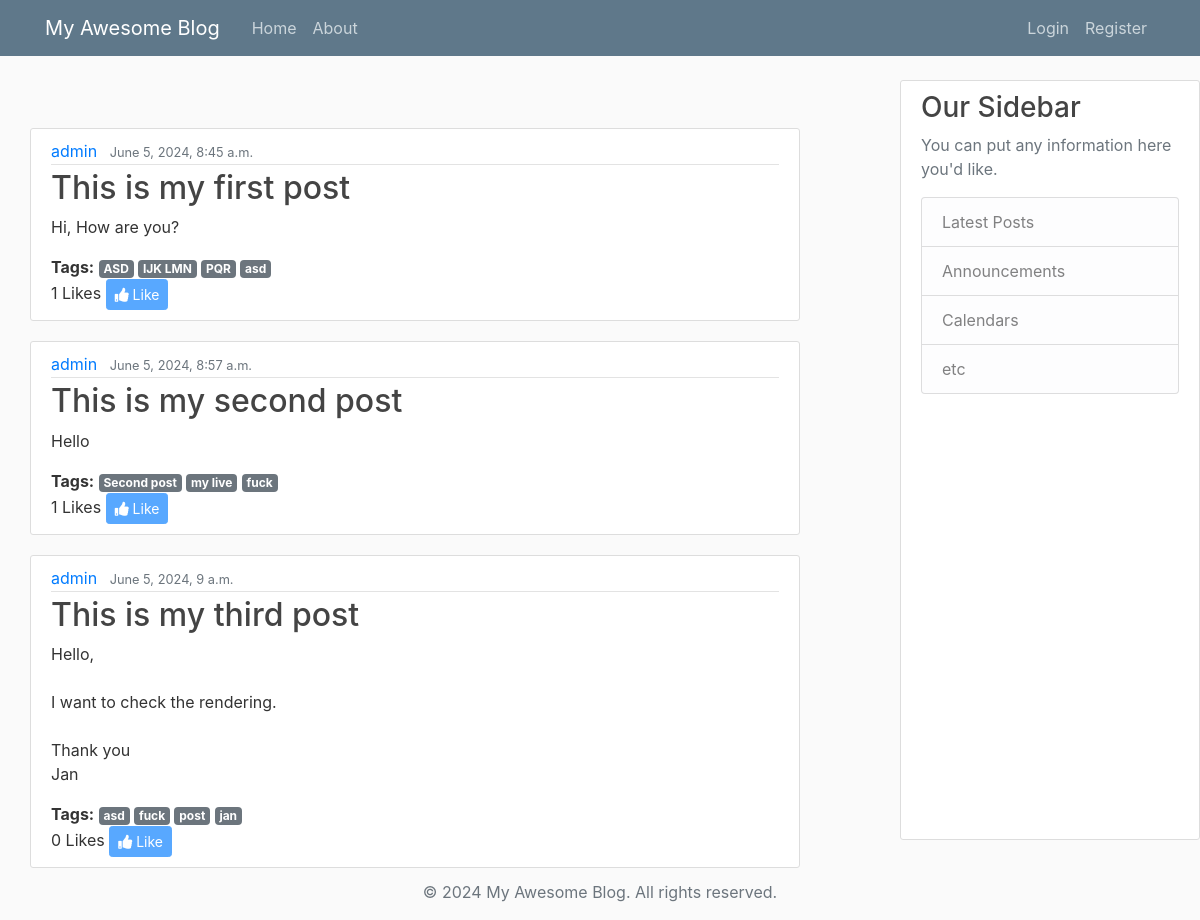
/, run on an earlier commit of the app's database.
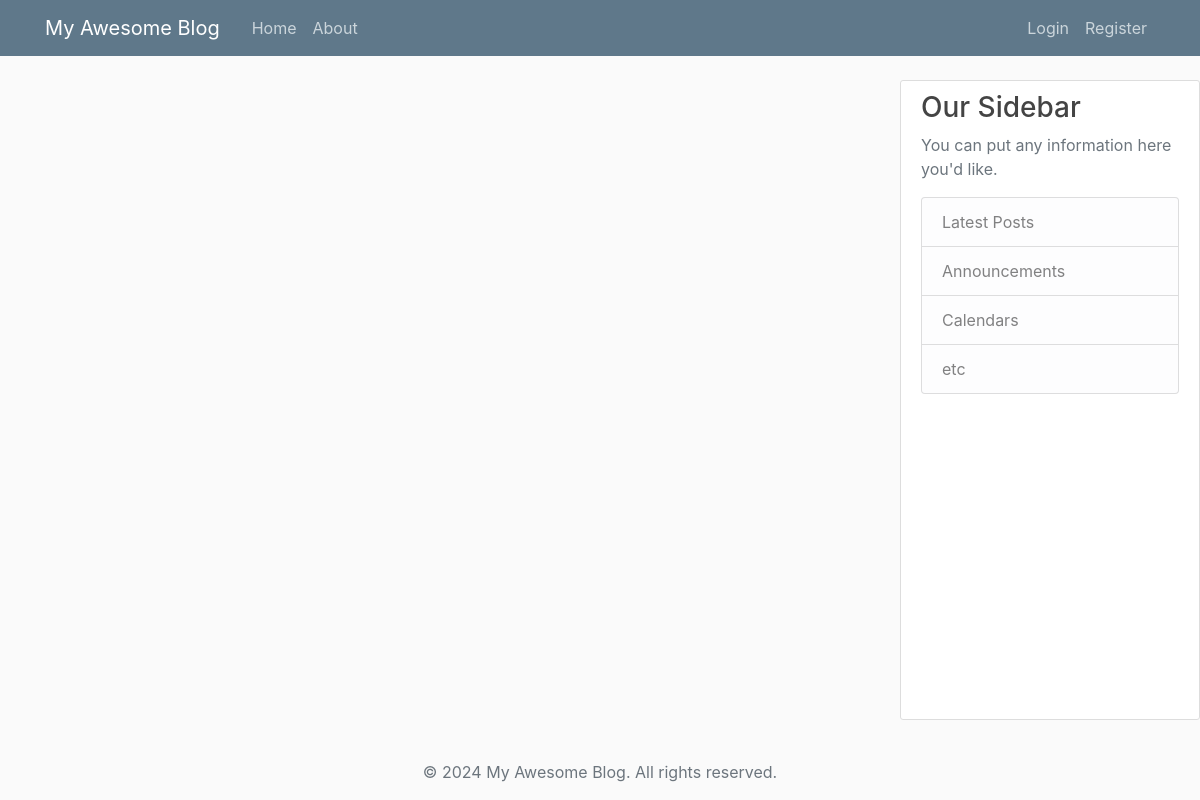
And on a later commit of the database.
### blog/models.py (models this page shows, shortened)
class Post(models.Model):
    title = models.CharField(max_length=100)
    tags = models.ManyToManyField(Tag, related_name='posts', blank=True)
    content = models.TextField()
    date_posted = models.DateTimeField(default=timezone.now)
    author = models.ForeignKey(User, on_delete=models.CASCADE)
    liked_by = models.ManyToManyField(User, related_name='liked_posts', blank=True)

class Tag(models.Model):
    name = models.CharField(max_length=30, unique=True)

### blog/views.py (the view)
# urls.py: path('', views.home, name='blog-home'),
def home(request):
    posts = Post.objects.all()
    for post in posts:
        post.author_display = (
            f"{post.author.first_name} {post.author.last_name}"
            if post.author.first_name and post.author.last_name
            else post.author.username
        )
    context = {'posts': posts}
    return render(request, 'blog/home.html', context)

### blog/templates/blog/home.html (shortened to what this page needs)
{% extends "blog/base.html" %}
{% block content %}
    {% for post in posts %}
        <article class="media content-section">
          <div class="media-body">
            <div class="article-metadata">
              <a class="mr-2" href="{% url 'user-posts' post.author.id %}">
                {% if post.author.first_name and post.author.last_name %}
                  {{ post.author.first_name }} {{ post.author.last_name }}
                {% else %}
                  {{ post.author.username }}
                {% endif %}
              </a>
              <small class="text-muted">{{ post.date_posted }}</small>
            </div>
            <h2><a class="article-title" href="{% url 'post-detail' post.id %}">{{ post.title }}</a></h2>
            <p class="article-content">{{ post.content }}</p>
            <div class="post-tags">
              <strong>Tags:</strong>
              {% for tag in post.tags.all %}
                  <a href="{% url 'tagged-posts' tag.name|urlencode %}" class="badge badge-secondary" style="color: white;">
                      {{ tag.name }}
                  </a>
              {% endfor %}
            </div>
            <div class="like-section">
              <span id="like-count-{{ post.id }}">{{ post.liked_by.count }} Likes</span>
              {% if user.is_authenticated %}
                <button class="btn btn-primary btn-sm like-button" data-post-id="{{ post.id }}">
                  {% if user in post.liked_by.all %}
                    <i class="fas fa-thumbs-down"></i> Dislike
                  {% else %}
                    <i class="fas fa-thumbs-up"></i> Like
                  {% endif %}
                </button>
              {% else %}
                <button class="btn btn-primary btn-sm" disabled><i class="fas fa-thumbs-up"></i> Like</button>
              {% endif %}
            </div>
          </div>
        </article>
    {% endfor %}
{% endblock content %}

What changed in the data, as far as the page shows it:
removed Post: author.username "admin", date_posted "June 5, 2024, 8:45 a.m.", title "This is my first post", content "Hi, How are you?", liked_by.count "1"
removed Tag: name "ASD", shown under "admin"
removed Tag: name "IJK LMN", shown under "admin"
removed Tag: name "PQR", shown under "admin"
removed Tag: name "asd"
removed Post: author.username "admin", date_posted "June 5, 2024, 8:57 a.m.", title "This is my second post", content "Hello", liked_by.count "1"
removed Tag: name "Second post", shown under "admin"
removed Tag: name "my live", shown under "admin"
removed Tag: name "fuck"
removed Post: author.username "admin", date_posted "June 5, 2024, 9 a.m.", title "This is my third post", content "Hello, I want to check the rendering. Thank you Jan", liked_by.count "0"
removed Tag: name "post", shown under "admin"
removed Tag: name "jan", shown under "admin"
